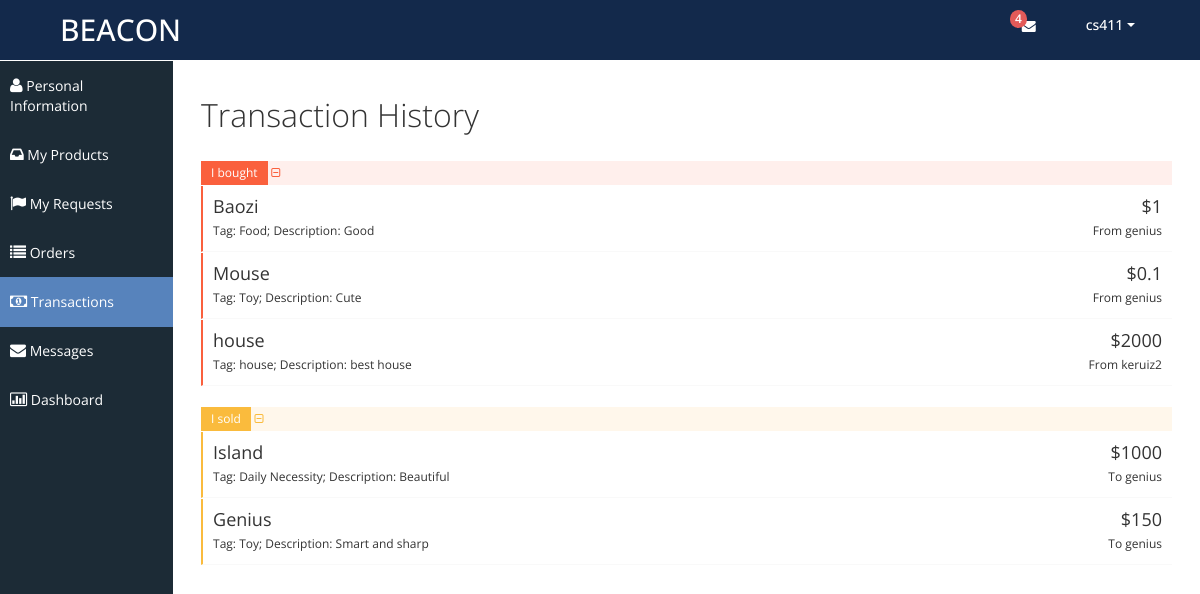
Screenshot of /mytransactions.php (signed in) with the database file from the repository.
### tables this page shows
CREATE TABLE `Transactions` (
  `TransactionId` int NOT NULL,
  `SellerId` varchar(50) NOT NULL,
  `BuyerId` varchar(50) NOT NULL,
  `ProductName` varchar(50) NOT NULL,
  `Price` double NOT NULL,
  `Tag` varchar(50) NOT NULL,
  `Description` varchar(500) NOT NULL
);

### mytransactions.php (the view, shortened to what this page needs)
<?php
	$curr_user = $_SESSION['curr_user'];
	if (empty($curr_user)) {
		$msg = "curr_user is empty";
	}
	else {
		$conn = connectDB();
		$sql = "SELECT * FROM Transactions WHERE BuyerId = '$curr_user'";
		$result = $conn->query($sql);
		if ($result) {
			$buyarray = array();
			while($row = mysqli_fetch_assoc($result)){
				$buyarray[]=$row;
			}
		} else {
			$msg = "No buys" . $sql . "<br>" . $conn->error;
		}
		$sql = "SELECT * FROM Transactions WHERE SellerId = '$curr_user'";
		$result = $conn->query($sql);
		if ($result) {
			$sellarray = array();
			while($row = mysqli_fetch_assoc($result)){
				$sellarray[]=$row;
			}
		} else {
			$msg = "No sells" . $sql . "<br>" . $conn->error;
		}
	}
?>
<!DOCTYPE html>
<html lang="en">
<head>
	<link id="bootstrap-style" href="css/bootstrap.min.css" rel="stylesheet">
	<link href="css/bootstrap-responsive.min.css" rel="stylesheet">
	<link id="base-style" href="css/style.css" rel="stylesheet">
	<link id="base-style-responsive" href="css/style-responsive.css" rel="stylesheet">
</head>
<body>
	<div class="navbar">
		<div class="navbar-inner">
			<div class="container-fluid">
				<a class="brand" href="index.php"><span>BEACON</span></a>
				<div class="nav-no-collapse header-nav">
					<ul class="nav pull-right">
						<li class="dropdown hidden-phone">
							<a class="btn dropdown-toggle" data-toggle="dropdown" href="#">
								<i class="icon-envelope"></i>
								<span class="badge red"> 4 </span>
							</a>
						</li>
						<li class="dropdown">
							<a class="btn dropdown-toggle" data-toggle="dropdown" href="#">
								<span><?php echo $curr_user; ?></span>
								<span class="caret"></span>
							</a>
						</li>
					</ul>
				</div>
			</div>
		</div>
	</div>
	<div class="container-fluid-full">
	<div class="row-fluid">
	<div id="sidebar-left" class="span2">
		<div class="nav-collapse sidebar-nav">
			<ul class="nav nav-tabs nav-stacked main-menu">
				<li><a href="myprofile.php"><i class="icon-user"></i><span class="hidden-tablet"> Personal Information</span></a></li>
				<li><a href="myproducts.php"><i class="icon-inbox"></i><span class="hidden-tablet"> My Products</span></a></li>
				<li><a href="myrequests.php"><i class="icon-flag"></i><span class="hidden-tablet"> My Requests</span></a></li>
				<li><a href="myorders.php"><i class="icon-list"></i><span class="hidden-tablet"> Orders</span></a></li>
				<li><a href="mytransactions.php"><i class="icon-money"></i><span class="hidden-tablet"> Transactions</span></a></li>
				<li><a href="mymessages.php"><i class="icon-envelope"></i><span class="hidden-tablet"> Messages</span></a></li>
				<li><a href="dashboard.php"><i class="icon-bar-chart"></i><span class="hidden-tablet"> Dashboard</span></a></li>
			</ul>
		</div>
	</div>
	<div id="content" class="span10">
		<div class="row-fluid">
			<div class="span12">
				<h1>Transaction History</h1>
				<div class="priority high"><span>I bought </span>
					<a data-toggle="collapse" data-parent="#accordion" href="#needtocollapse" style="text-decoration:none;"><i class="icon-collapse-alt" style="color:#FA603D;"></i></a>
				</div>
				<div id="needtocollapse" class="panel-collapse collapse in">
					<?php foreach($buyarray as $val): ?>
						<div class="task high">
							<div class="desc">
								<div class="title"><?php echo $val['ProductName']; ?></div>
								<div> Tag: <?php echo $val['Tag']; ?>; Description: <?php echo $val['Description']; ?></div>
							</div>
							<div class="time">
								<div class="date">$<?php echo $val['Price']; ?></div>
								<div> From <?php echo $val['SellerId']; ?> </div>
							</div>
						</div>
					<?php endforeach; ?>
				</div>
				<div class="priority medium"><span>I sold</span>
					<a data-toggle="collapse" data-parent="#accordion" href="#needtocollapse2" style="text-decoration:none;"><i class="icon-collapse-alt" style="color:#FABB3D;"></i></a>
				</div>
				<div id="needtocollapse2" class="panel-collapse collapse in">
					<?php foreach($sellarray as $val): ?>
						<div class="task medium" >
							<div class="desc">
								<div class="title"><?php echo $val['ProductName']; ?></div>
								<div> Tag: <?php echo $val['Tag']; ?>; Description: <?php echo $val['Description']; ?></div>
							</div>
							<div class="time">
								<div class="date">$<?php echo $val['Price']; ?></div>
								<div> To <?php echo $val['BuyerId']; ?> </div>
							</div>
						</div>
					<?php endforeach; ?>
				</div>
			</div>
		</div>
	</div>
	</div>
	</div>
</body>
</html>

### css/style-responsive.css (style rules this page uses)
@media (min-width: 1200px) { .container-fluid-full { overflow: hidden; position: relative; height: 100%; } }
@media (min-width: 1200px) { #content { width: 85.578%; padding: 28px; margin: 0px 0px; margin-left: 14.422% !important; } }
@media (min-width: 1200px) { #sidebar-left { background: #1C2B36; margin-left: 0px !important; position: absolute; height: 100%; } }
@media (min-width: 1200px) { .sidebar-nav > ul { margin: 0px; } }

### css/halflings.css (style rules this page uses)
html, html .halflings { -webkit-font-smoothing: antialiased !important; }

### rows the page displays
transactions: ProductName "Baozi", Tag "Food", Description "Good", Price "1", SellerId "genius"
transactions: ProductName "Mouse", Tag "Toy", Description "Cute", Price "0.1", SellerId "genius"
transactions: ProductName "house", Tag "house", Description "best house", Price "2000", SellerId "keruiz2"
transactions: ProductName "Island", Tag "Daily Necessity", Description "Beautiful", Price "1000", BuyerId "genius"
transactions: ProductName "Genius", Tag "Toy", Description "Smart and sharp", Price "150", BuyerId "genius"

### other values shown
$curr_user "cs411"
